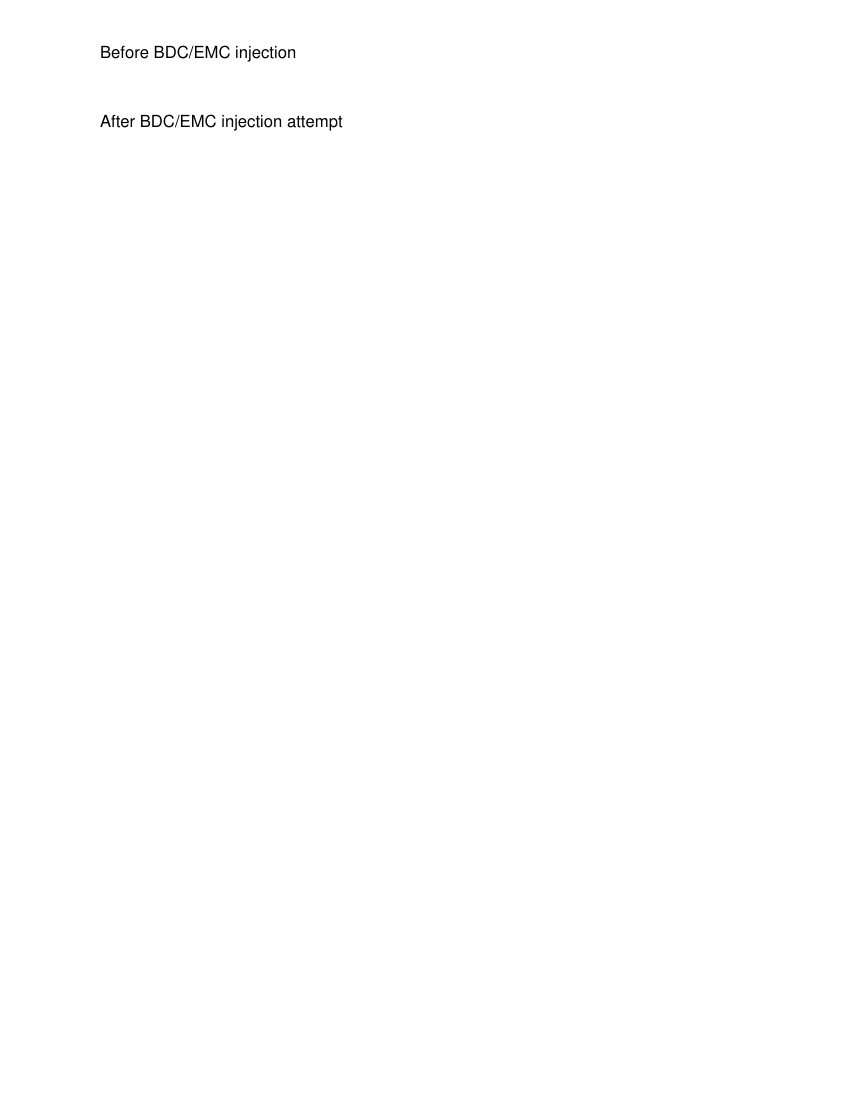

Recreate this plot in Python.
#!/usr/bin/env python3
"""
Test getCurrentPageContent and see if we can inject BDC/EMC operators
"""

from reportlab.pdfgen.canvas import Canvas
from reportlab.lib.pagesizes import letter

# Create a canvas and test getCurrentPageContent
canvas = Canvas("test_page_content.pdf", pagesize=letter)

print("Testing getCurrentPageContent method:")

# Draw some initial content
canvas.drawString(72, 750, "Before BDC/EMC injection")

# Try to get current page content
try:
    content_before = canvas.getCurrentPageContent()
    print(f"Current page content length: {len(content_before)}")
    print(f"Content preview: {content_before[:200]}...")
    
    # Try to inject BDC/EMC by manipulating the content stream
    # This is a hack but might work
    canvas_doc = canvas._doc
    
    # Check if we can access the current page stream
    if hasattr(canvas_doc, 'streams') and canvas_doc.streams:
        current_stream = canvas_doc.streams[-1]  # Last stream should be current page
        print(f"Found current stream: {type(current_stream)}")
        
        # Try to add BDC/EMC operators to the stream content
        if hasattr(current_stream, 'content'):
            print("Stream has content attribute")
            # Try to inject our BDC/EMC operators
            bdc_content = b"/Figure <</MCID 0>> BDC\n"
            emc_content = b"EMC\n"
            
            # This is very hacky but let's see if it works
            current_stream.content += bdc_content
    
except Exception as e:
    print(f"Error with getCurrentPageContent: {e}")

# Draw some more content after the injection attempt
canvas.drawString(72, 700, "After BDC/EMC injection attempt")

canvas.save()

# Check if BDC/EMC made it into the final PDF
with open('test_page_content.pdf', 'rb') as f:
    content = f.read().decode('latin1', errors='ignore')
    
if 'BDC' in content:
    print("✅ BDC found in final PDF!")
else:
    print("❌ BDC not found in final PDF")

if 'EMC' in content:
    print("✅ EMC found in final PDF!")  
else:
    print("❌ EMC not found in final PDF")